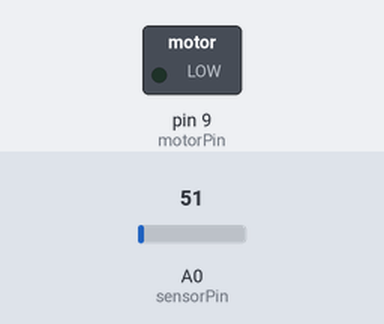
Bench run of a sketch on a simulated Arduino Uno, built with avr-gcc and run on an emulated ATmega328P. Shown: switched loads named in the sketch (green lamp = pin HIGH). The test bench sets the inputs (shaded band); at power-on: A0 (sensorPin) = 51. What the sketch prints to the serial monitor is not drawn.

Above: at 1.2 s.
1.3 s: A0 (sensorPin) set to 60
At 3.2 s:
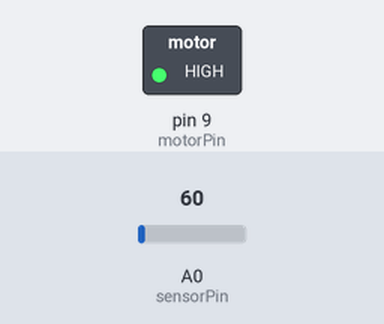
3.8 s: A0 (sensorPin) set to 30
At 5.0 s:
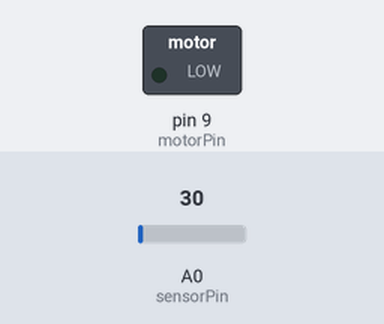
6.0 s: A0 (sensorPin) set to 61
At 8.0 s:
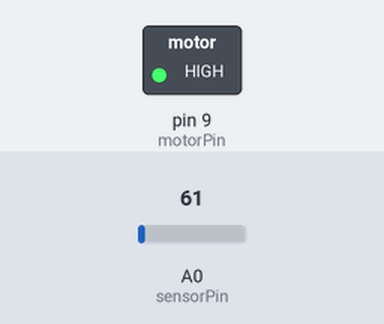
Timing chart, 0 to 9.5 s (numbered marks = the images above; inputs shaded):
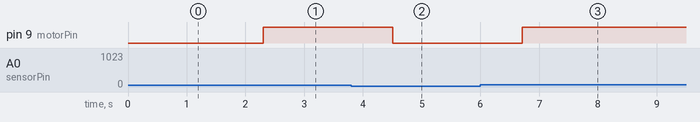

The sketch:

DieLueftersteuerung_Kurs.ino
```cpp
/* Description:   Dieser Sketch zeigt die Ansteuerung eines Lüfters, der
über den Temperatursensor LM35 geregelt wird. Zudem werden Status-Informationen
im angeschlossenen LC-Display oder Monitor angezeigt.
Referenz:      http://www.arduino.cc/en/Reference/Wire
               http://www.arduino.cc/en/Reference/LiquidCrystal
               http://arduino.cc/en/Reference/PinMode
               http://arduino.cc/en/Reference/Constants
               http://arduino.cc/en/Reference/For
               http://arduino.cc/en/Reference/Delay
               http://arduino.cc/en/Reference/If
               http://arduino.cc/en/Reference/Else       */
#include <Wire.h>
#include <LiquidCrystal_I2C.h>
#define sensorPin 0                  // Verbunden mit LM35 Ausgang
#define DELAY1 10                    // kurze Wartezeit beim Messen
#define DELAY2 1000                  // kurze Wartezeit beim Anzeigen
#define motorPin 9                   // Lüfter-Pin
#define threshold 25                 // Schalt-Temperatur für Lüfter (25 °C)
#define hysterese 1.0                // Hysterese-Wert (1.0 °C)
#define LCD FALSE                    // LCD vorhanden dann TRUE, sonst FASLE
const int cycles = 10;               // Anzahl der Messungen
LiquidCrystal_I2C lcd(0x27, 16, 2);  // Adresse auf 0x27 für 16 Zeichen/2 Zeilen

void setup()
{
  pinMode(motorPin, OUTPUT);         // Motor Pin als Ausgang definieren
  #if (LCD)                          // bedingte Compilierung
    lcd.init();                      // LCD initialisieren
    lcd.backlight();                 // Hintergrundbeleuchtung aktivieren
  #else                              // bedingte Compilierung
    Serial.begin(9600);
  #endif                             // Ende der bedingte Compilierung
}  // setup()

void loop()
{
  float resultTemp = 0.0;                         // Float Variable für Temperaturberechnung
  for(int i = 0; i < cycles; i++)                 // Temperatur "cycles" mal messen
  {
    int analogValue = analogRead(sensorPin);      // Sensor LM35 lesen
    float temperature = (5.0 * 100.0 * analogValue) / 1024;  // Sensorwert in Temperaturwert wandeln
    resultTemp += temperature;                    // Aufsummieren der Messwerte
    delay(DELAY1);                                // kurze Messpause
  }  // for
  resultTemp /= cycles;                           // Berechnung des Durchschnitts (Mittelwert)

  #if (LCD)                    // bedingte Compilierung, Ausgabe an LCD
    lcd.clear();                                  // clear-Methode löscht LCD Inhalt
    lcd.print("Temp: ");                          // print-Methode schreibt LCD Inhalt
    lcd.print(resultTemp);
    lcd.write(0xB0);                              // Grad-Zeichen direkt als Hex-Wert
    lcd.print(" C");
    lcd.setCursor(0, 1);                          // setCorsor-Methode positioniert LCD-Cursor
    lcd.print("Motor: ");
  #else                        // bedingte Compilierung, Ausgabe an Monitor
    Serial.print("Temperatur: ");                 // print-Methode schreibt an Serial
    Serial.print(resultTemp);                     // Ausgabe abh. vom Typ der Variablen
    Serial.write(0xB0);                           // Ausgabe ASCII Grad Zeichen "°" direkt als HEX Wert
    Serial.println(" C");
    Serial.print("Motor: ");
  #endif  // Ende der bedingte Compilierung

  if(resultTemp > (threshold + hysterese))        // Temp. Wert größer Schwelle + Hysterese-Wert ?
    digitalWrite(motorPin, HIGH);                 // erst dann einschalten
  else if(resultTemp < (threshold - hysterese))   // Temp. Wert kleiner Schwelle - Hysterese-Wert ?
    digitalWrite(motorPin, LOW);                  // erst dann ausschalten

  #if (LCD)                                       // bedingte Compilierung
    lcd.print(digitalRead(motorPin) == HIGH?"an":"aus");        // LCD vorhanden
  #else
    Serial.println(digitalRead(motorPin) == HIGH?"an":"aus");   // Monitor
  #endif                                          // Ende der bedingte Compilierung

  delay(DELAY2);
}  // loop()
```

Measured:
- the behaviour switches between 53 and 54 on A0 (sensorPin) (found by bisection; images 0 and 1)
- after the input at 1.3 s, pin 9 (motorPin): LOW → HIGH after 1.0 s
- after the input at 3.8 s, pin 9 (motorPin): HIGH → LOW after 0.71 s
- after the input at 6.0 s, pin 9 (motorPin): LOW → HIGH after 0.72 s
